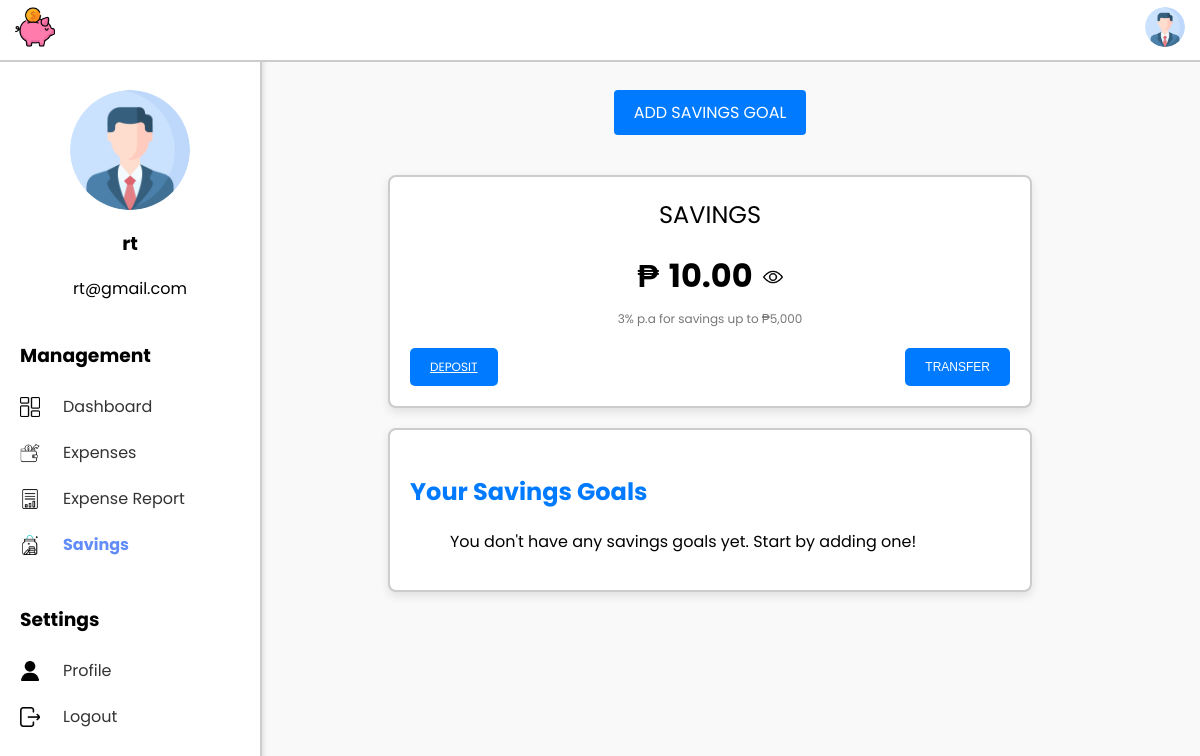
The page /ExpenseSystem/savings/ (signed in) on the database as committed earlier.
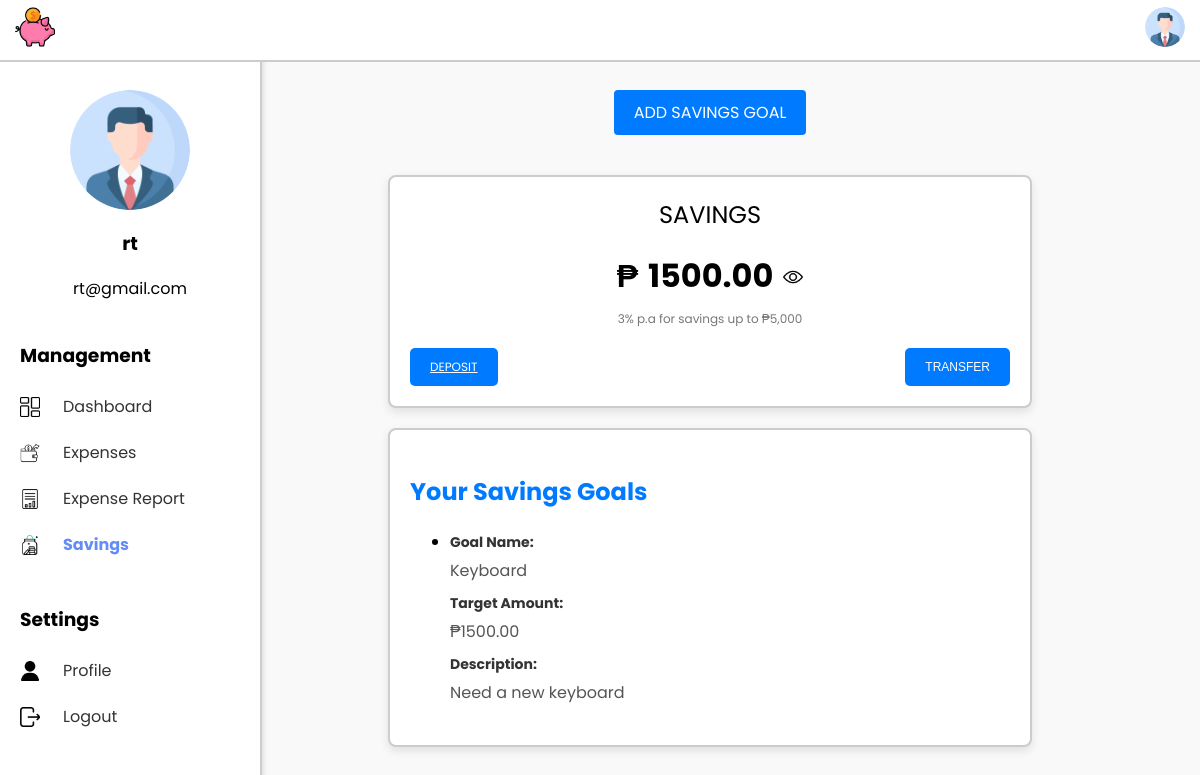
The same page on the database as committed later.
### ExpenseSystem/models.py (models this page shows, shortened)
class Savings(models.Model):
    user = models.OneToOneField(User, on_delete=models.CASCADE)
    total_income = models.FloatField(default=0.00)
    total_expense = models.FloatField(default=0.00)
    current_savings = models.FloatField(default=0.00)

class SavingsGoal(models.Model):
    user = models.ForeignKey(User, on_delete=models.CASCADE)
    name = models.CharField(max_length=255)  # Field for goal name
    target_amount = models.DecimalField(max_digits=10, decimal_places=2)  # Field for target amount
    description = models.TextField(blank=True, null=True)  # Optional description

### ExpenseSystem/views.py (the view, shortened to what this page needs)
# urls.py: path('savings/', views.savings_dashboard, name='savings_dashboard'),
def savings_dashboard(request):
    savings, created = Savings.objects.get_or_create(
        user=request.user,
        defaults={
            'total_income': 0.0,
            'total_expense': 0.0,
            'current_savings': 0.0
        }
    )
    savings_goals = SavingsGoal.objects.filter(user=request.user)
    return render(request, 'savings.html', {'savings': savings, 'savings_goals': savings_goals})

### ExpenseSystem/templates/savings.html (shortened to what this page needs)
<!DOCTYPE html>
<html lang="en">
<head>
    {% load static %}
    <link rel="stylesheet" href="{% static 'savings.css' %}">
</head>
<body>
    {% include 'navbar.html' %}
    {% include 'sidebar.html' %}
    <div class="main-content">
        <div class="add-goal-container">
            <a href="{% url 'add_savings_goal' %}" class="button add-goal-button">Add Savings Goal</a>
        </div>
        <div class="savings-container">
            <div class="savings-header">SAVINGS</div>
            <div class="savings-balance">
                <span>₱</span>
                <span id="balance">{{ savings.current_savings|floatformat:2 }}</span>
                <a href="#" onclick="toggleBalance()">
                    <img id="eye-icon" class="eye-icon" src="{% static 'openeye.png' %}">
                </a>
            </div>
            <div class="savings-info">3% p.a for savings up to ₱5,000</div>
            <div class="button-container">
                <a href="{% url 'deposit_savings' %}" class="button">Deposit</a>
                <button class="button">Transfer</button>
            </div>
        </div>
        <div class="goals-container">
            <h3>Your Savings Goals</h3>
            <ul>
                {% for goal in savings_goals %}
                    <li class="goal-item">
                        <div class="goal-header">Goal Name:</div>
                        <div class="goal-name">{{ goal.name }}</div>
                        <div class="goal-header">Target Amount:</div>
                        <div class="goal-target-amount">₱{{ goal.target_amount|floatformat:2 }}</div>
                        {% if goal.description %}
                            <div class="goal-header">Description:</div>
                            <div class="goal-description">{{ goal.description }}</div>
                        {% endif %}
                    </li>
                {% empty %}
                    <p>You don't have any savings goals yet. Start by adding one!</p>
                {% endfor %}
            </ul>
        </div>
    </div>
</body>
</html>

Rows that differ between the two databases and show on the page:
changed Savings: current_savings "10.00" → "1500.00"
added SavingsGoal: name "Keyboard", target_amount "1500.00", description "Need a new keyboard"
Other text that changed with them:
text no longer shown: "You don't have any savings goals yet. Start by adding one!"
